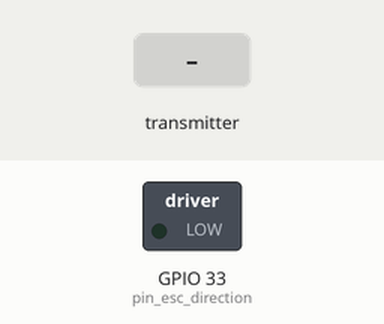
Recording of a sketch running on a simulated ESP32. Parts: switched loads named in the sketch (green lamp = pin HIGH). The test bench sets the inputs (shaded band). Pins used as bus, display or sensor lines are not drawn.

Above: at 1.2 s.
1.3 s: the transmitter starts sending direction_ = 1
At 2.3 s:
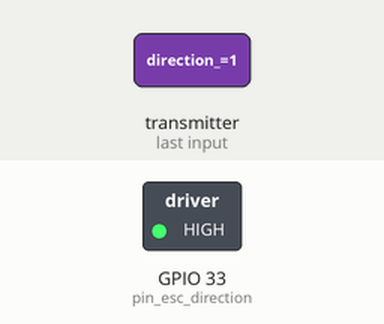
Timing chart, 0 to 4.3 s (numbered marks = the images above; inputs shaded):
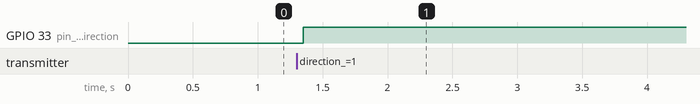

The sketch:

Test_Remote_2.ino
```cpp
#include <esp_now.h>
#include <WiFi.h>

uint8_t                                         // Pin inout
pin_trigger_direction = 39,                       // Trigger pin
pin_trigger_power     = 34,

pin_esc_direction     = 33,                       // Esc pin
pin_esc_power         = 32;

typedef struct data_remote {
  uint8_t power;
  bool direction_;
} data_remote;

data_remote remote;

uint8_t power;
bool direction_, trigger;

unsigned long lastRecvTime = 0;
const long fixedInterval = 100;  // 1 giây

void OnDataRecv(const uint8_t * mac, const uint8_t *incomingData, int len)
{
  unsigned long currentMillis = millis();

  // Chỉ xử lý gói tin nếu đã qua khoảng thời gian cố định (fixedInterval)
  if (currentMillis - lastRecvTime >= fixedInterval) {
    lastRecvTime = currentMillis;  // Cập nhật thời gian nhận cuối cùng

    memcpy(&remote, incomingData, sizeof(remote));
    //Serial.print("power: ");
    //Serial.println(remote.power);
    power = remote.power;
    //Serial.print("direction: ");
    //Serial.println(remote.direction_);
    direction_ = remote.direction_;
  }
}

void setup()
{
  Serial.begin(115200);
  WiFi.mode(WIFI_STA);
  esp_now_init();
  esp_now_register_recv_cb(esp_now_recv_cb_t(OnDataRecv));

  pinMode(pin_esc_direction, OUTPUT);                             // Set esc direction pin output
  pinMode(pin_esc_power, OUTPUT);                                 // Set esc power pin output

  xTaskCreatePinnedToCore(MotorControl,  "MotorControl",  2048, NULL, 1, NULL, 1);  // Create motor control task
}

void loop()
{

}

void MotorControl(void *pvParameters) {
  (void) pvParameters;
  for (;;)
  {
    //read_trigger();
    run_esc();
    //vTaskDelay(10 / portTICK_PERIOD_MS);
  }
}

void read_trigger()
{
  //direction_ = (GPIO.in1.val & (1 << (pin_trigger_direction - 32))) != 0; // Read trigger direction

  //power = analogRead(pin_trigger_power) / 409.5;     //Set Esc power
}

void run_esc()
{
  (direction_ ? GPIO.out1_w1ts.val : GPIO.out1_w1tc.val)
    = ((uint32_t)1 << (pin_esc_direction - 32));                  // Set ESC direction

  if (power == 0)
  {
    GPIO.out1_w1ts.val = ((uint32_t)1 << (pin_esc_power - 32));   // Power off ESC
    trigger = false;
  } else if (power < 3 && !trigger)
  {
    GPIO.out1_w1tc.val = ((uint32_t)1 << (pin_esc_power - 32));   // Short ESC pulse
    vTaskDelay(30 / portTICK_PERIOD_MS);
    GPIO.out1_w1ts.val = ((uint32_t)1 << (pin_esc_power - 32));
    trigger = true;
  } else if (power == 1)
  {
    GPIO.out1_w1tc.val = ((uint32_t)1 << (pin_esc_power - 32));   // Low power pulse
    vTaskDelay(3 / portTICK_PERIOD_MS);
    GPIO.out1_w1ts.val = ((uint32_t)1 << (pin_esc_power - 32));
    vTaskDelay(7 / portTICK_PERIOD_MS);
  } else
  {
    GPIO.out1_w1tc.val = ((uint32_t)1 << (pin_esc_power - 32));   // Default pulse
    if (power < 10)
    {
      vTaskDelay(power / portTICK_PERIOD_MS);
      GPIO.out1_w1ts.val = ((uint32_t)1 << (pin_esc_power - 32));
      vTaskDelay((10 - power) / portTICK_PERIOD_MS);
    }
  }
}
```

Measured:
- after the input at 1.3 s, GPIO 33 (pin_esc_direction): LOW → HIGH after 0.05 s
